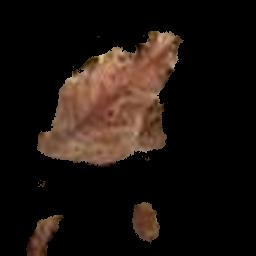
%> input picture 19.JPG, 256 x 256 px, given in place of tootoo.jpg, which was not available
$ octave clr.m   (GNU Octave 9; MATLAB toolbox functions it lacks are replaced by stand-ins)
%> lines starting %> are read from the running program, lines starting %| are printed output that depends on the picture; in (x1, y1, x2, y2) boxes, pixels count from 0 and x2, y2 are one past the last pixel; in counts of white or black regions, pixels touching at a corner belong together; the program's own positions count from 1; pictures that were not available may be replaced by others from this repository, and a replacement may not be noted


I = imread('tootoo.jpg');
%> I is the input picture: size 256x256x3 uint8; mean R, G, B 28, 19.2, 14.6
I = imresize(I,[256,256]);

subplot(1,3,1);
imshow(I);

cform = makecform('srgb2lab');
% Apply the colorform
lab_he = applycform(I,cform);
%> lab_he: size 256x256x3 uint8; mean of channels 1, 2, 3 22.9, 131.3, 132.2
subplot(1,3,2);
imshow(lab_he);
ab = double(lab_he(:,:,2:3));
nrows = size(ab,1);
%> nrows = 256
display(nrows);
%| nrows = 256
ncols = size(ab,2);
%> ncols = 256
display(ncols);
%| ncols = 256
ab = reshape(ab,nrows*ncols,2);
display(ab);
nColors = 3;
[cluster_idx cluster_center] = kmeans(ab,nColors,'distance','sqEuclidean', ...
                                      'Replicates',3);
%> cluster_center = [128.1 128.1; 146.8 150.1; 139.4 145.1]
pixel_labels = reshape(cluster_idx,nrows,ncols);
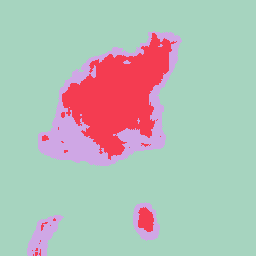
%> pixel_labels: size 256x256 double; 3 distinct labels, from 1 to 3; one colour per label, 0 black
imshow(pixel_labels,[]);

segmented_images = cell(1,3);
% Create RGB label using pixel_labels
rgb_label = repmat(pixel_labels,[1,1,3]);
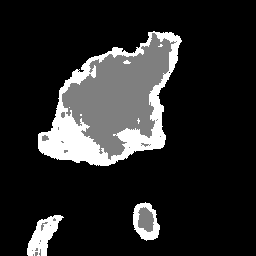
%> rgb_label: size 256x256x3 double; min 1, max 3, mean 1.3; drawn with min black and max white

for k = 1:nColors
    colors = I;
    colors(rgb_label ~= k) = 0;
    segmented_images{k} = colors;
end
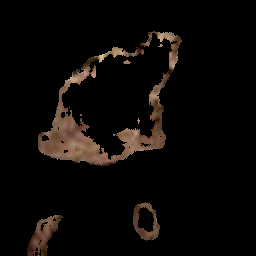
%> colors: size 256x256x3 uint8; mean R, G, B 11.4, 8.5, 6.5
%> after the loop, segmented_images = 3 items

figure, subplot(3,1,1);imshow(segmented_images{1});title('Cluster 1'); subplot(3,1,2);imshow(segmented_images{2});title('Cluster 2');
%> after `imshow(segmented_images{1})`:
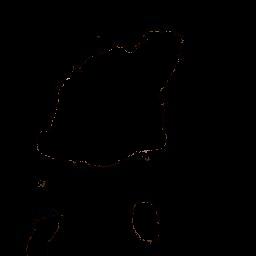
%> displayed picture: size 256x256x3, on the screen's scale of 0 to 255; mean R, G, B 0.7, 0.5, 0.4
%> after `imshow(segmented_images{2})`:
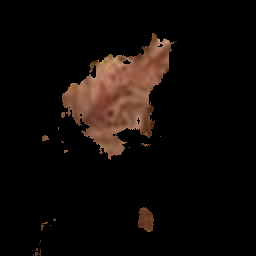
%> displayed picture: size 256x256x3, on the screen's scale of 0 to 255; mean R, G, B 15.8, 10.2, 7.6
subplot(3,1,3);imshow(segmented_images{3});title('Cluster 3');
set(gcf, 'Position', get(0,'Screensize'));

% Feature Extraction
x = inputdlg('Enter the cluster no. containing the ROI only:');
%> the answer given: 3
i = str2double(x);
% Extract the features from the segmented image
seg_img = segmented_images{i};

% Convert to grayscale if image is RGB
if ndims(seg_img) == 3
   img = rgb2gray(seg_img);
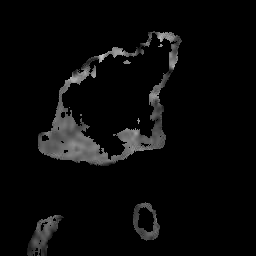
%> img: size 256x256 uint8; min 0, max 201, mean 9.1
end
figure, imshow(img); title('Gray Scale Image');


% Evaluate the disease affected area
black = im2bw(seg_img,graythresh(seg_img));
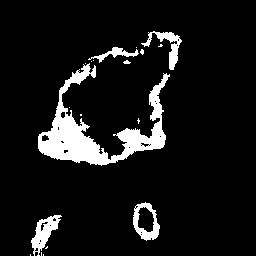
%> black: size 256x256 logical; 8.8% white; 19 white regions (13 under 20 px), largest, box (x1, y1, x2, y2) and area: (38, 63, 170, 166) 4021, (31, 215, 62, 256) 540, (133, 202, 160, 241) 463, (141, 31, 182, 70) 446, (88, 47, 139, 63) 239, (123, 60, 131, 64) 21
figure, imshow(black);title('Black & White Image');
m = size(seg_img,1);
%> m = 256
n = size(seg_img,2);
%> n = 256

zero_image = zeros(m,n);

%G = imoverlay(zero_image,seg_img,[1 0 0]);

cc = bwconncomp(seg_img,6);
%> cc = 11 connected components
display(cc);
diseasedata = regionprops(cc,'basic');
%> diseasedata = 11 regions; largest, Area and Centroid: 14713 [106.5 118.2 2], 2218 [43.8 236.2 2], 1445 [146.5 223.5 2], 63 [127.4 62.9 2], 27 [139.1 121.4 2]

display(diseasedata);

A1 = diseasedata.Area;
%> A1 = 2218
%> (the run ends here)

$ run again, on 60.jpg
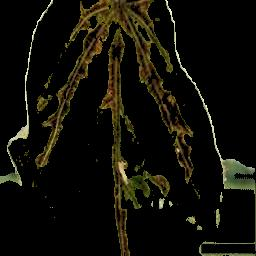
%> input picture 60.jpg, 256 x 256 px, given in place of tootoo.jpg, which was not available
%> I is the input picture: size 256x256x3 uint8; mean R, G, B 16.9, 15.5, 9.2
%> lab_he: size 256x256x3 uint8; mean of channels 1, 2, 3 16.2, 128, 131.7
%| nrows = 256
%| ncols = 256
%> cluster_center = [128 128.2; 127.4 143.5; 127.6 155.5]
%> `pixel_labels = reshape(cluster_idx,nrows,ncols);`:
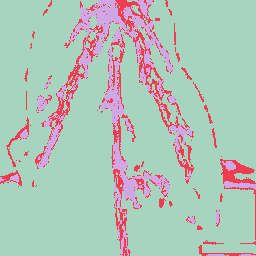
%> pixel_labels: size 256x256 double; 3 distinct labels, from 1 to 3; one colour per label, 0 black
%> after the loop `for k = 1:nColors`: segmented_images = 3 items
%> `black = im2bw(seg_img,graythresh(seg_img));`:
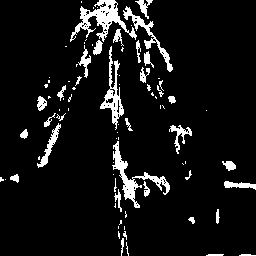
%> black: size 256x256 logical; 7.8% white; 83 white regions (50 under 20 px), largest, box (x1, y1, x2, y2) and area: (70, 0, 137, 42) 931, (112, 141, 170, 208) 754, (100, 46, 124, 130) 575
%> cc = 92 connected components
%> diseasedata = 92 regions; largest, Area and Centroid: 2886 [102.7 19.9 2], 2378 [134.4 177.9 2], 1850 [114.1 94 2], 1452 [148.5 35.6 2], 773 [50.3 147.3 2]
%> A1 = 39

$ run again, on 7.jpg
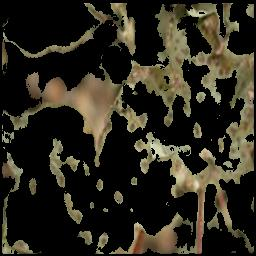
%> input picture 7.jpg, 256 x 256 px, given in place of tootoo.jpg, which was not available
%> I is the input picture: size 256x256x3 uint8; mean R, G, B 45.4, 41.8, 31.3
%> lab_he: size 256x256x3 uint8; mean of channels 1, 2, 3 44.5, 128.2, 134.3
%| nrows = 256
%| ncols = 256
%> cluster_center = [125.9 143.3; 128 128.2; 131.3 150.6]
%> pixel_labels: size 256x256 double; 3 distinct labels, from 1 to 3
%> after the loop `for k = 1:nColors`:
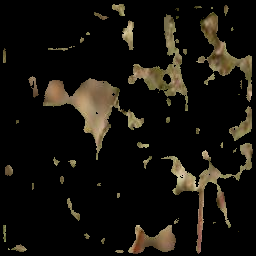
%> colors: size 256x256x3 uint8; mean R, G, B 21.2, 18.4, 12.8
%> after the loop `for k = 1:nColors`: segmented_images = 3 items
%> `black = im2bw(seg_img,graythresh(seg_img));`:
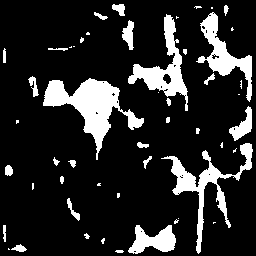
%> black: size 256x256 logical; 15.6% white; 51 white regions (22 under 20 px), largest, box (x1, y1, x2, y2) and area: (43, 78, 144, 160) 2728, (161, 143, 253, 254) 1839, (128, 14, 188, 111) 1640
%> cc = 61 connected components
%> diseasedata = 61 regions; largest, Area and Centroid: 8208 [91.9 106.4 2], 5550 [207.4 184.9 2], 4896 [164.9 68.7 2], 4363 [224.4 54.2 2], 2439 [154.1 241.2 2]
%> A1 = 123
